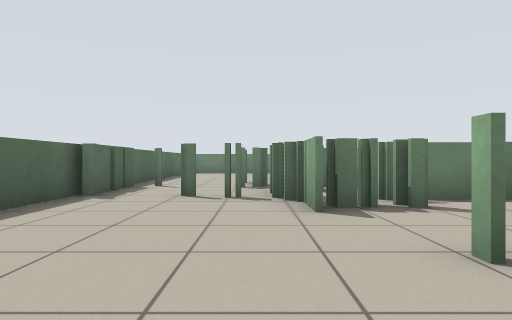
View 1 (above)

22 first-person views from a walk through a world built for the Player/Stage simulator. The camera is 0.69 m above the floor, looks level and sees 75° across. The lines on the ground mark 1 m squares. The floor is counted in squares, 1 m on a side. Each view is taken from the middle of a square. On the plan, view 1 faces up. The plan holds only what a view shows up to about 10 squares ahead; the rest is blank. The robots in the file are not drawn.

View 2
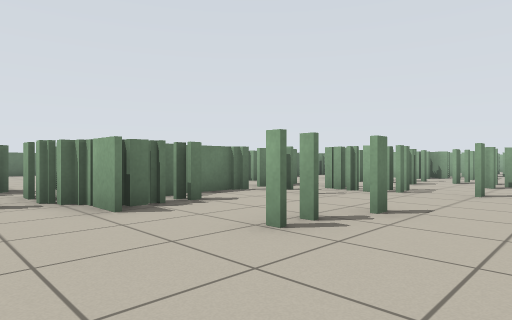

View 3
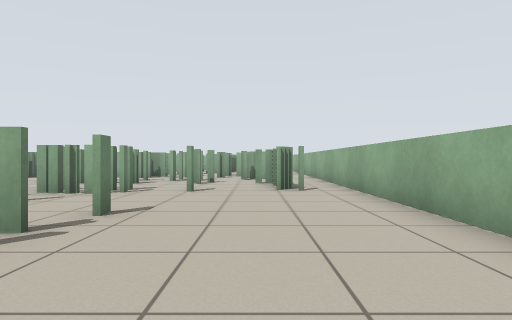

View 4
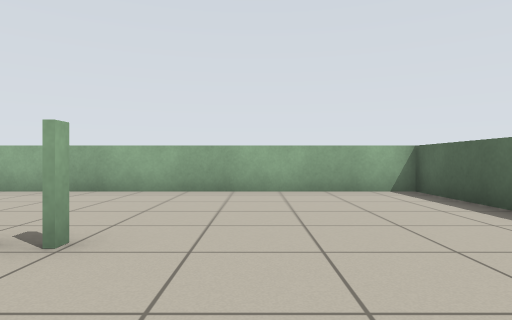

View 5
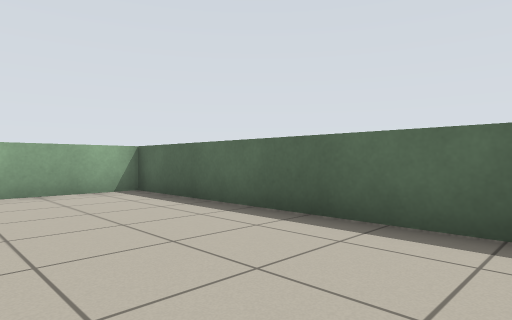

View 6
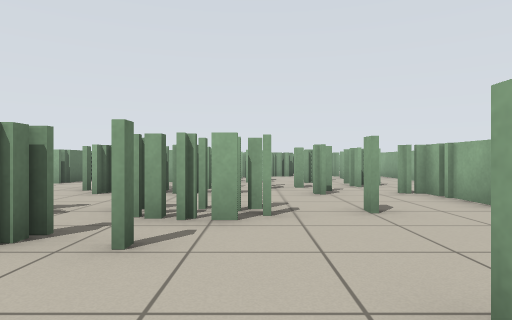

View 7
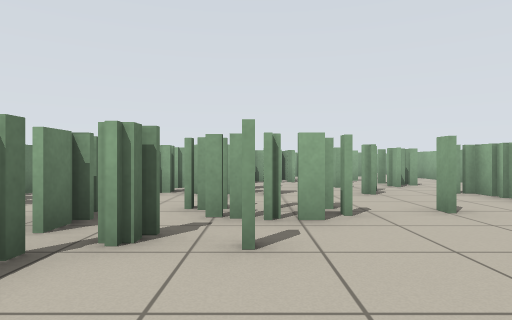

View 8
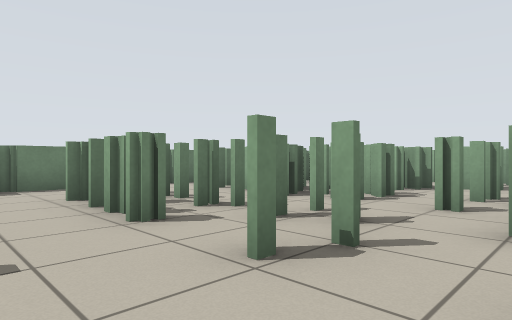

View 9
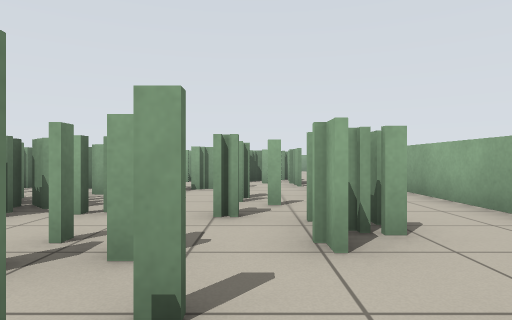

View 10
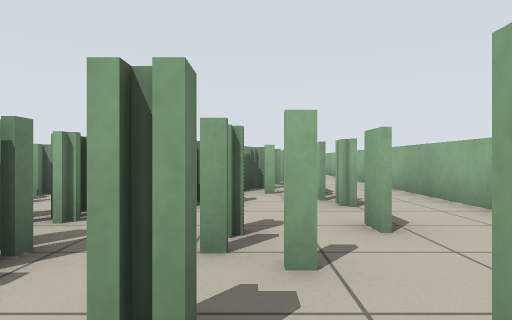

View 11
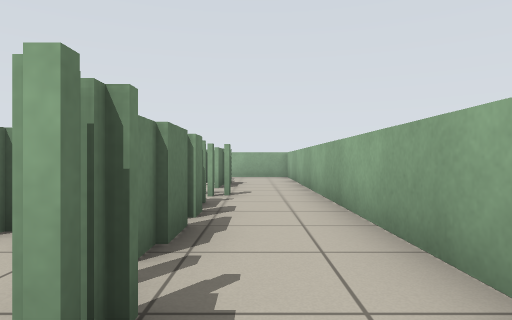

View 12
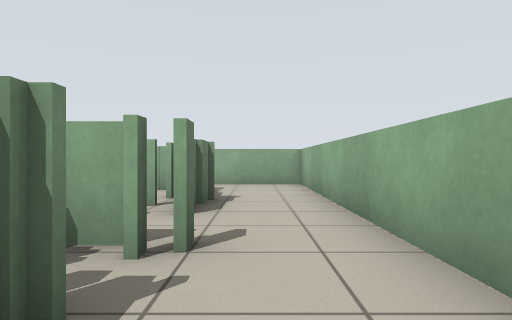

View 13
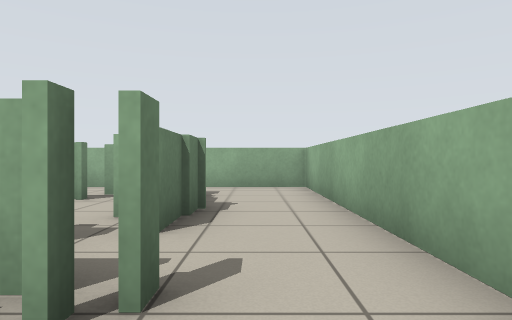

View 14
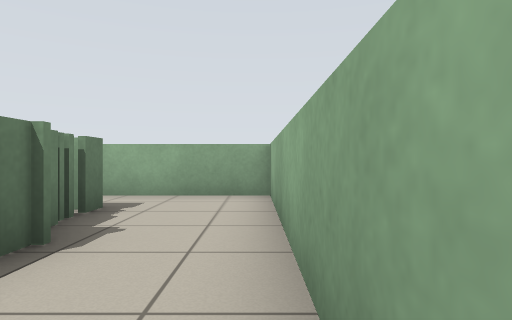

View 15
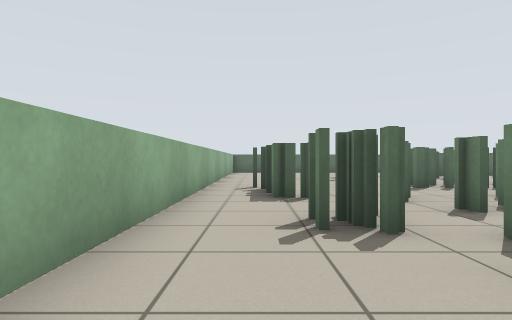

View 16
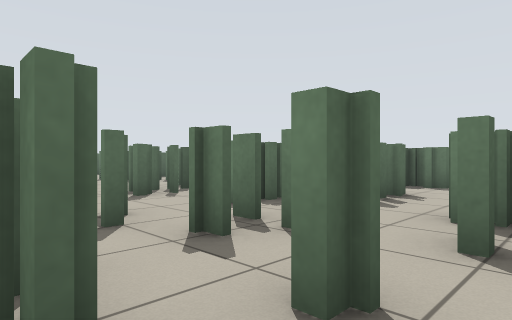

View 17
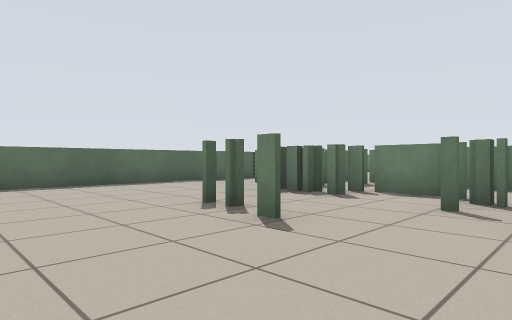

View 18
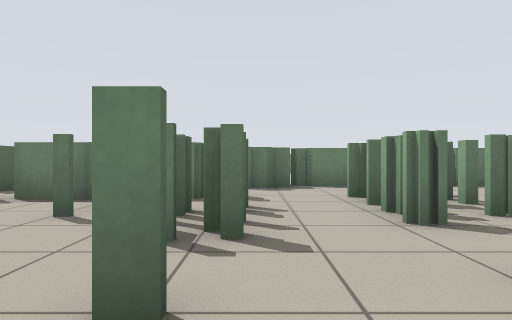

View 19
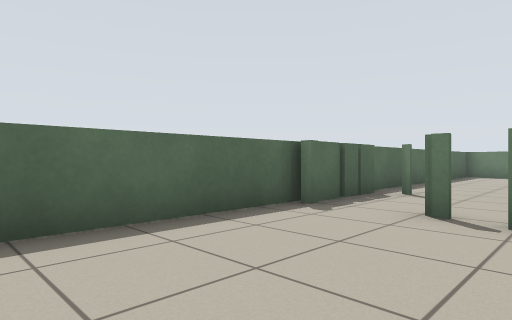

View 20
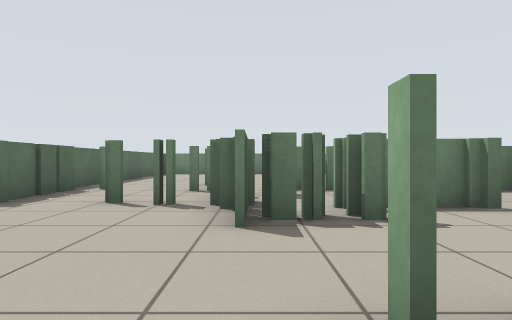

View 21
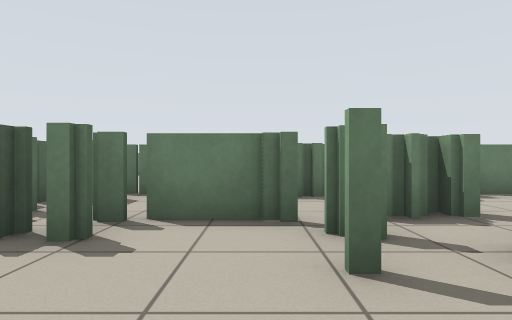

View 22
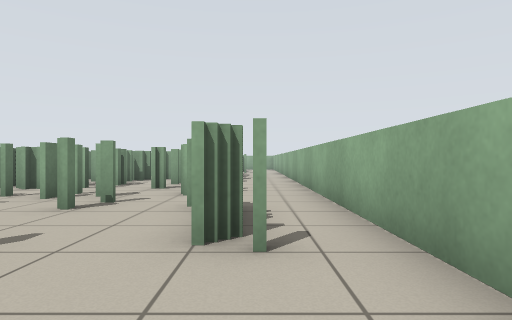

### Floor plan
Key: @ floor where view 1 was taken; # wall or solid block; x gap in a wall; . floor; T thing the floor can be seen under or through.
Columns run from 4 left of view 1 to 29 right of it. Each row starts with its distance up from view 1.
 13 #..
 12 #...
 11 #...
 10 #...#.
  9 ##..#### ###### ##
  8 ##..##. ####.....
  7 ##..##. ........T#  #
  6 #...###x###..TT.T####
  5 #....##..###.TT.T#
  4 #........###.TT.T#
  3 #.........##..TTT####          ..#
  2 #.....#......T.T....###       ## #
  1 #.........#.....#x#...##       #.#
  0 #...@........#.##...############.#
 -1 #..........###...................#
 -2 #................................#
 -3 ##################################

Positions as (right, up) in squares from view 1, and headings:
1: (0, 0), facing up
2: (-1, 0), facing up-right
3: (-1, 0), facing right
4: (0, 5), facing down
5: (0, 5), facing down-left
6: (2, 3), facing right
7: (2, 4), facing right
8: (7, 0), facing up-right
9: (8, 1), facing right
10: (11, 1), facing right
11: (15, -1), facing right
12: (19, -1), facing right
13: (20, -1), facing right
14: (22, -2), facing right
15: (15, -1), facing left
16: (13, 0), facing up-left
17: (6, -1), facing up-left
18: (7, 0), facing up
19: (0, 2), facing up-left
20: (1, 1), facing up
21: (4, 2), facing up
22: (4, -1), facing right
